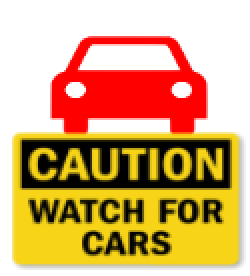
#> input picture warning.png, 125 x 138 px (shown 2 times larger)
$ python onlyvideo.py
#> lines starting #> are read from the running program, lines starting #| are printed output that depends on the picture; after the words box and inside, x2 and y2 are one past the last pixel; in counts of white or black regions, pixels touching at a corner belong together; pictures that were not available may be replaced by others from this repository, and a replacement may not be noted
import cv2
import numpy as np

video = cv2.VideoCapture("Lane2.mp4")
car_cascade = cv2.CascadeClassifier('car2.xml')
warning = cv2.imread("warning.png")
#> warning is the input picture: shape (138, 125, 3); mean B, G, R 118.1, 170.1, 212.7
forward = cv2.imread("forward.png")
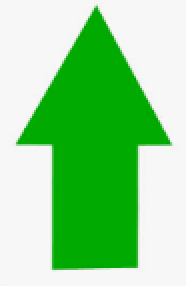
#> input picture forward.png, 93 x 143 px (shown 2 times larger)
#> forward is the input picture: shape (143, 93, 3); mean B, G, R 146.9, 215.5, 147.2
count = 0
leftl = []
rightl = []
while True:
    ret, frame = video.read()
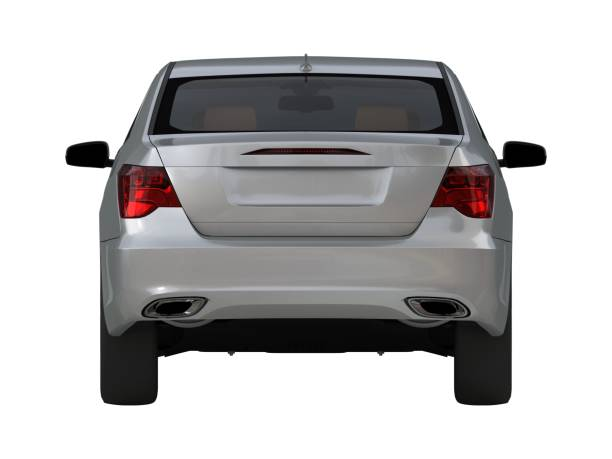
#> input picture e.jpg, 612 x 459 px, given in place of Lane2.mp4, which was not available
#> frame is the input picture: shape (459, 612, 3); mean B, G, R 187.9, 187.4, 188.3

    if frame is None:
        break
    dup = frame.copy()
    # turns to grayscale
    gray = cv2.cvtColor(frame, cv2.COLOR_BGR2GRAY)
    # Apply Gaussian Blur
    gauss = cv2.GaussianBlur(gray, (15, 15), 0)
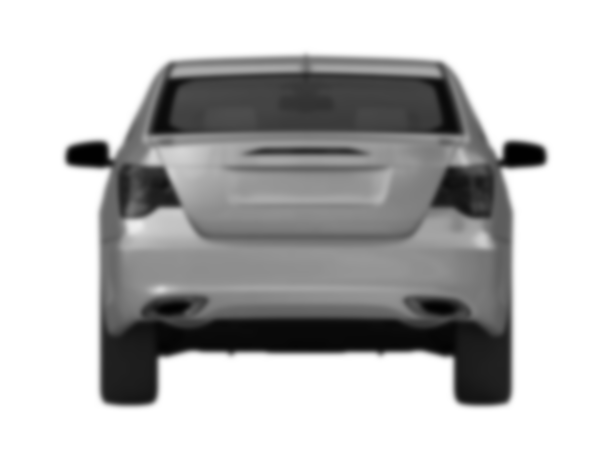
#> gauss: shape (459, 612); min 1, max 255, mean 187.7
    # Apply Canny Edge
    canny = cv2.Canny(gauss, 5, 30)
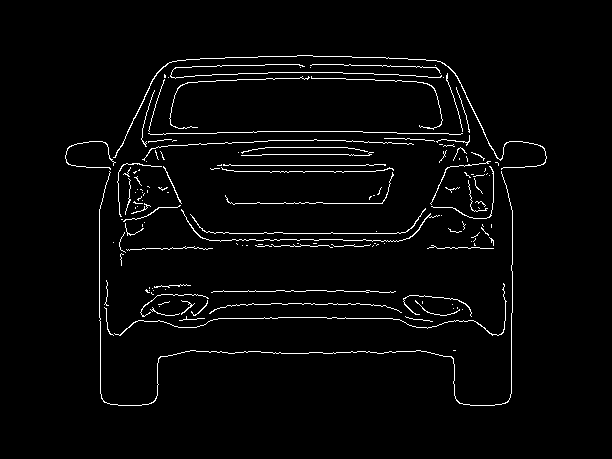
#> canny: shape (459, 612); 2.8% white in thin lines or dots, all inside (x1, y1, x2, y2) = (65, 55, 547, 406)
    # Apply mask
    height, width = gray.shape
#> height = 459; width = 612
    area = np.array([[(int(width / 2), int(height / 2) + 50), (width, height), (0, height)]])
#> area = [[306, 279], [612, 459], [0, 459]]
    mask = np.zeros_like(gray)
    mask = cv2.fillPoly(mask, area, 255)
    maskcanny = cv2.bitwise_and(canny, mask)
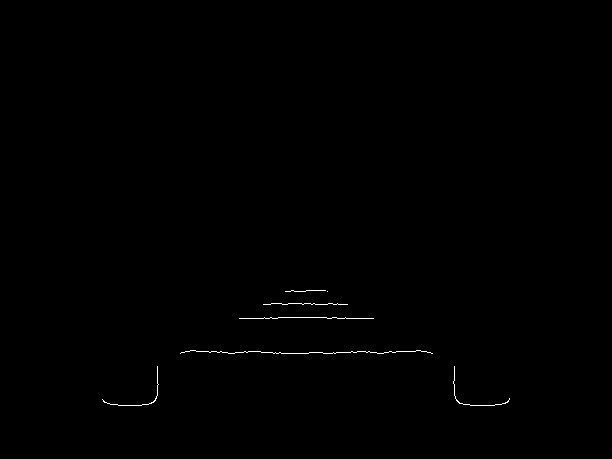
#> maskcanny: shape (459, 612); 0.25% white in thin lines or dots, all inside (x1, y1, x2, y2) = (102, 290, 510, 406)
    # Apply car detection
    car = car_cascade.detectMultiScale(gray, 1.3, 2)
#> car = [[238, 115, 57, 57], [269, 116, 57, 57], [313, 114, 57, 57]]
    for (x, y, w, h) in car:
        if h * w / (height * width) >= 0.20:
            # Applies warning if car is large portion of screen
            frame[125:250, 250:375, :] = warning[0:125, 0:125, :]
            print("warning")
        # blacks out car
        cv2.rectangle(maskcanny, pt1=(x, y), pt2=(x + w, y + h), color=(0, 0, 0), thickness=-1)
#> this loop made 3 passes
#> (x, y) on passes 1 to 3: (238, 115), (269, 116), (313, 114)
    # apply hough lines
    lines = cv2.HoughLinesP(maskcanny, 1, np.pi / 180, 50, maxLineGap=100, minLineLength=80)
#> lines = [[185, 351, 426, 351], [181, 352, 430, 352], [264, 317, 366, 318], [180, 353, 432, 353]]
    leftslope = []
    rightslope = []
    slopedict = {}
    if lines is not None:
        for line in lines:
            x1, y1, x2, y2 = line[0]
            y1 = height - y1
            y2 = height - y2
            # gets slopes
            if x1 == x2:
                slope = 999999999
                break
            else:
                slope = (y1 - y2) / (x1 - x2)
            slopedict[(x1, y1, x2, y2)] = slope
            # appends slopes to corresponding list
            if slope > 0:
                leftslope.append(slope)
            elif -0.5 <= slope <= 0.5:
                pass
            else:
                rightslope.append(slope)
#> this loop made 4 passes
#> (line, x1, y1, x2, y2, slope) on passes 1 to 4: ([[185, 351, 426, 351]], 185, 108, 426, 108, 0), ([[181, 352, 430, 352]], 181, 107, 430, 107, 0), ([[264, 317, 366, 318]], 264, 142, 366, 141, -0.0098), ([[180, 353, 432, 353]], 180, 106, 432, 106, 0)
#> after the loop, leftslope = []; rightslope = []; slopedict = {(185, 108, 426, 108): 0, (181, 107, 430, 107): 0, (264, 142, 366, 141): -0.0098, (180, 106, 432, 106): 0}
    if leftslope != []:
        # get maximum slope and output line
        count = 0
        leftline = max(leftslope)
        points = []
        for pointset in slopedict:
            if slopedict[pointset] == leftline:
                points.append(pointset)

        np.array(points)
        np.average(points)
        y1 = 0
        x1 = int((y1 - points[0][1]) / leftline + points[0][0])
        y2 = int(height / 2) - 50
        x2 = int((y2 - points[0][1]) / leftline + points[0][0])
        leftl = [x1, y1, x2, y2]

        cv2.line(frame, (x1, height - y1), (x2, height - y2), (0, 255, 0), 10)
    elif leftl != [] and count < 10:
        # output previous line if count is less than 10
        count += 1
        cv2.line(frame, (leftl[0], height - leftl[1]), (leftl[2], height - leftl[3]), (0, 255, 0), 10)

    if rightslope != []:
        # get minimum slope for right line and output it
        count = 0
        rightline = min(rightslope)
        points = []
        for pointset in slopedict:
            if slopedict[pointset] == rightline:
                points.append(pointset)
        np.array(points)
        np.average(points)
        y1 = 0
        x1 = int((y1 - points[0][1]) / rightline + points[0][0])
        y2 = int(height / 2) - 50
        x2 = int((y2 - points[0][1]) / rightline + points[0][0])
        rightl = [x1, y1, x2, y2]
        cv2.line(frame, (x1, height - y1), (x2, height - y2), (0, 255, 0), 10)
    elif rightl != [] and count < 10:
        # output previous line if count is less than 10
        count += 1
        cv2.line(frame, (rightl[0], height - rightl[1]), (rightl[2], height - rightl[3]), (0, 255, 0), 10)

    if rightl != [] and leftl != [] and count < 10:
        # Gets midline
        cv2.line(frame, (int((rightl[0] + leftl[0]) / 2), height - rightl[1]),
                 (int((rightl[2] + leftl[2]) / 2), height - rightl[3]), (0, 255, 0), 10)
    # outputs direction of travel
#> (the run stopped early here; a loop or call above may not have finished)
